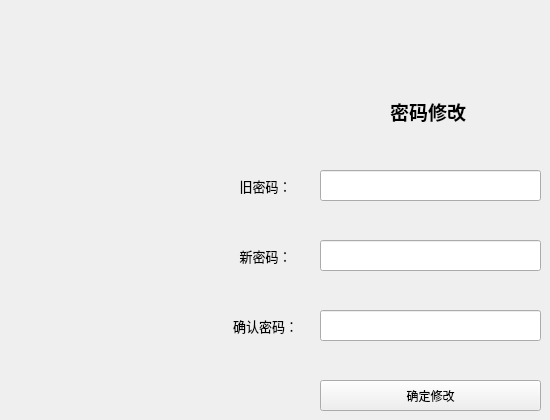
                   <widget class="QWidget" name="tab_mainui_SecurityCenter">
                    <attribute name="title">
                     <string>安全中心</string>
                    </attribute>
                    <widget class="QLabel" name="label_27">
                     <property name="geometry">
                      <rect>
                       <x>210</x>
                       <y>160</y>
                       <width>111</width>
                       <height>51</height>
                      </rect>
                     </property>
                     <property name="styleSheet">
                      <string notr="true">font:  13px; </string>
                     </property>
                     <property name="text">
                      <string>旧密码：</string>
                     </property>
                     <property name="alignment">
                      <set>Qt::AlignCenter</set>
                     </property>
                    </widget>
                    <widget class="QLabel" name="label_28">
                     <property name="geometry">
                      <rect>
                       <x>210</x>
                       <y>300</y>
                       <width>111</width>
                       <height>51</height>
                      </rect>
                     </property>
                     <property name="styleSheet">
                      <string notr="true">font:  13px; </string>
                     </property>
                     <property name="text">
                      <string>确认密码：</string>
                     </property>
                     <property name="alignment">
                      <set>Qt::AlignCenter</set>
                     </property>
                    </widget>
                    <widget class="QLineEdit" name="lineEdit_check_password">
                     <property name="geometry">
                      <rect>
                       <x>320</x>
                       <y>310</y>
                       <width>221</width>
                       <height>31</height>
                      </rect>
                     </property>
                     <property name="echoMode">
                      <enum>QLineEdit::Password</enum>
                     </property>
                     <property name="placeholderText">
                      <string/>
                     </property>
                     <property name="clearButtonEnabled">
                      <bool>true</bool>
                     </property>
                    </widget>
                    <widget class="QPushButton" name="handleSubmit_btn_password">
                     <property name="geometry">
                      <rect>
                       <x>320</x>
                       <y>380</y>
                       <width>221</width>
                       <height>31</height>
                      </rect>
                     </property>
                     <property name="styleSheet">
                      <string notr="true"/>
                     </property>
                     <property name="text">
                      <string>确定修改</string>
                     </property>
                    </widget>
                    <widget class="QLineEdit" name="lineEdit_new_password">
                     <property name="geometry">
                      <rect>
                       <x>320</x>
                       <y>240</y>
                       <width>221</width>
                       <height>31</height>
                      </rect>
                     </property>
                     <property name="styleSheet">
                      <string notr="true"/>
                     </property>
                     <property name="text">
                      <string/>
                     </property>
                     <property name="echoMode">
                      <enum>QLineEdit::Password</enum>
                     </property>
                     <property name="placeholderText">
                      <string/>
                     </property>
                     <property name="clearButtonEnabled">
                      <bool>true</bool>
                     </property>
                    </widget>
                    <widget class="QLineEdit" name="lineEdit_old_password">
                     <property name="geometry">
                      <rect>
                       <x>320</x>
                       <y>170</y>
                       <width>221</width>
                       <height>31</height>
                      </rect>
                     </property>
                     <property name="text">
                      <string/>
                     </property>
                     <property name="echoMode">
                      <enum>QLineEdit::Password</enum>
                     </property>
                     <property name="dragEnabled">
                      <bool>false</bool>
                     </property>
                     <property name="readOnly">
                      <bool>false</bool>
                     </property>
                     <property name="placeholderText">
                      <string/>
                     </property>
                     <property name="clearButtonEnabled">
                      <bool>true</bool>
                     </property>
                    </widget>
                    <widget class="QLabel" name="label_34">
                     <property name="geometry">
                      <rect>
                       <x>210</x>
                       <y>230</y>
                       <width>111</width>
                       <height>51</height>
                      </rect>
                     </property>
                     <property name="styleSheet">
                      <string notr="true">font:  13px; </string>
                     </property>
                     <property name="text">
                      <string>新密码：</string>
                     </property>
                     <property name="alignment">
                      <set>Qt::AlignCenter</set>
                     </property>
                    </widget>
                    <widget class="QLabel" name="label_3">
                     <property name="geometry">
                      <rect>
                       <x>390</x>
                       <y>90</y>
                       <width>81</width>
                       <height>42</height>
                      </rect>
                     </property>
                     <property name="font">
                      <font>
                       <family>华文彩云</family>
                       <pointsize>-1</pointsize>
                       <weight>75</weight>
                       <italic>false</italic>
                       <bold>true</bold>
                      </font>
                     </property>
                     <property name="styleSheet">
                      <string notr="true">font-size: 19px;</string>
                     </property>
                     <property name="text">
                      <string>密码修改</string>
                     </property>
                    </widget>
                   </widget>
